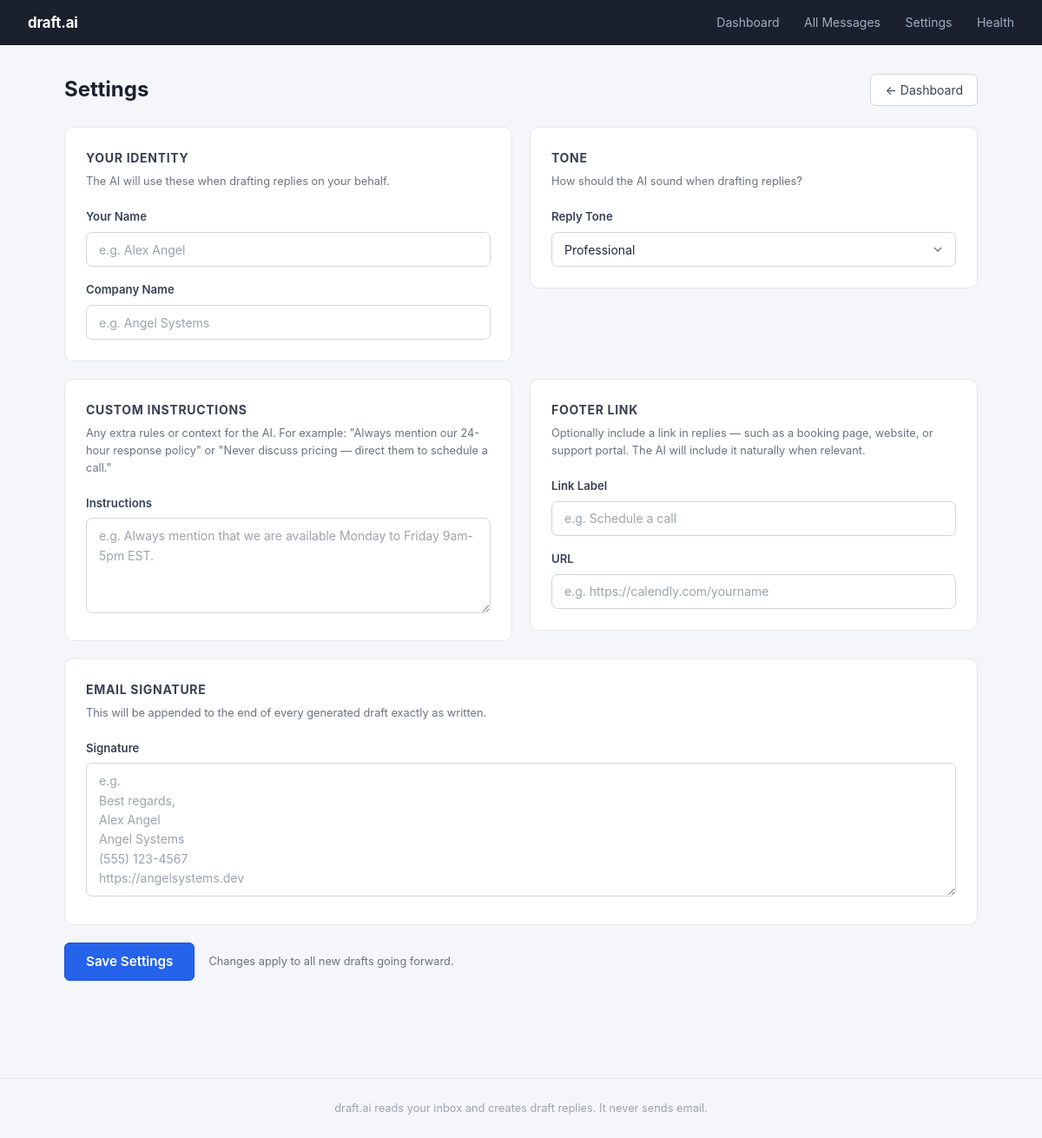
The app's page /settings, older data.
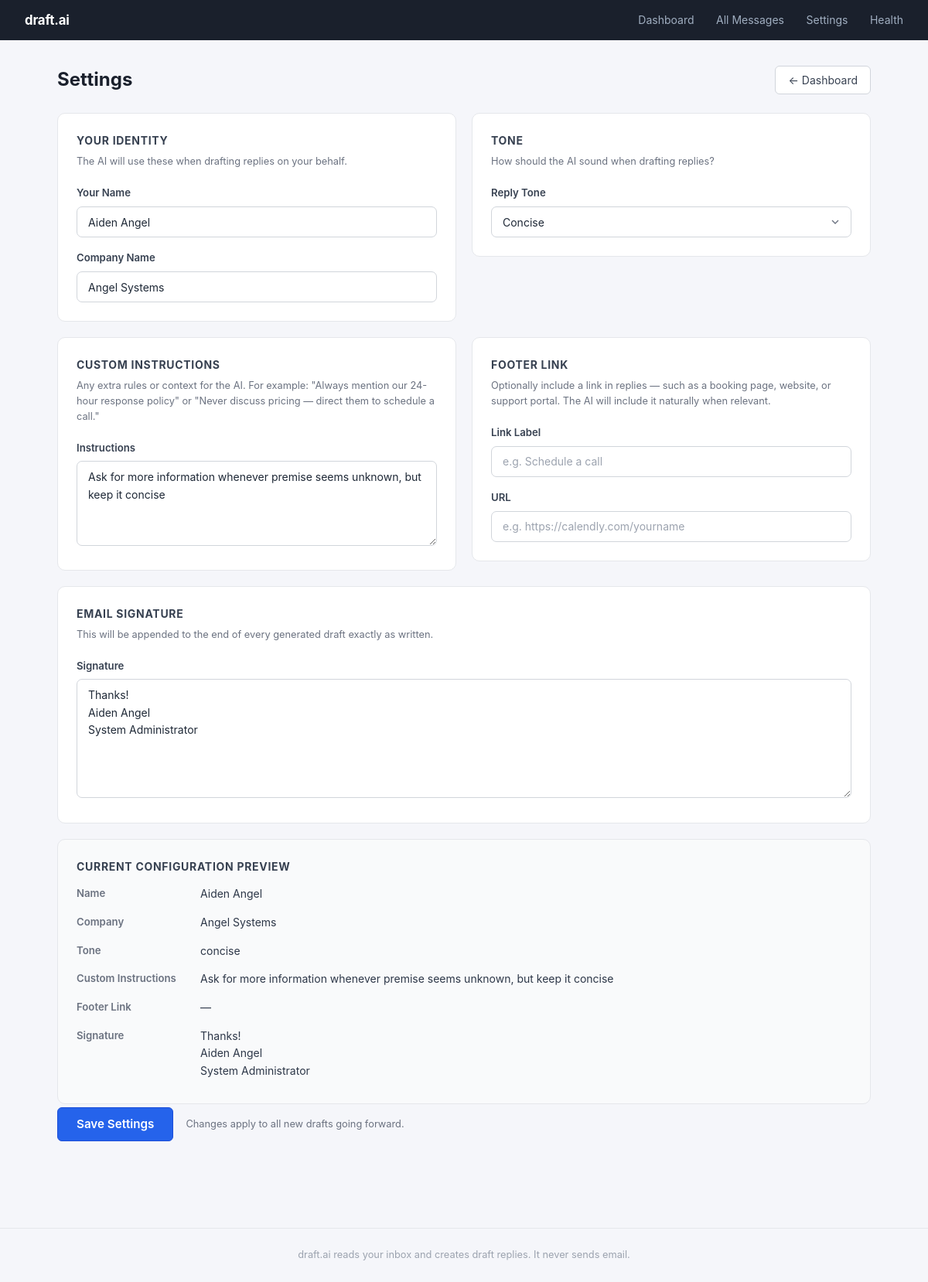
The same page, newer data.
### models.py (models this page shows)
class Settings(Base):
    __tablename__ = "settings"
    id = Column(Integer, primary_key=True, index=True)
    mailbox_id = Column(Integer, ForeignKey("mailboxes.id"), nullable=False)
    signature = Column(Text, nullable=True)
    custom_instructions = Column(Text, nullable=True)
    tone = Column(String, default="professional")
    footer_link = Column(String, nullable=True)
    footer_link_label = Column(String, nullable=True)
    sender_name = Column(String, nullable=True)
    company_name = Column(String, nullable=True)
    updated_at = Column(DateTime, default=datetime.utcnow, onupdate=datetime.utcnow)
    mailbox = relationship("Mailbox", backref="settings")

### app.py (the view)
@app.get("/settings", response_class=HTMLResponse)
async def get_settings(request: Request, db: Session = Depends(get_db)):
    mailbox = db.query(Mailbox).first()
    settings = db.query(Settings).first()
    return templates.TemplateResponse(
        "settings.html",
        {"request": request, "mailbox": mailbox, "settings": settings},
    )

### templates/settings.html (shortened to what the changed rows need)
{% extends "base.html" %}
{% block content %}
<div class="page-header">
  <h1>Settings</h1>
</div>
<form method="POST" action="/settings">
  <div class="settings-grid">
    <div class="settings-section">
      <h2>Your Identity</h2>
      <div class="form-group">
        <label for="sender_name">Your Name</label>
        <input type="text" id="sender_name" name="sender_name"
               value="{{ settings.sender_name or '' }}"
               placeholder="e.g. Alex Angel" />
      </div>
      <div class="form-group">
        <label for="company_name">Company Name</label>
        <input type="text" id="company_name" name="company_name"
               value="{{ settings.company_name or '' }}"
               placeholder="e.g. Angel Systems" />
      </div>
    </div>
    <div class="settings-section">
      <h2>Tone</h2>
      <div class="form-group">
        <label for="tone">Reply Tone</label>
        <select id="tone" name="tone">
          {% for option in ['professional', 'friendly', 'formal', 'concise'] %}
          <option value="{{ option }}" {% if settings and settings.tone == option %}selected{% elif not settings and option == 'professional' %}selected{% endif %}>
            {{ option | capitalize }}
          </option>
          {% endfor %}
        </select>
      </div>
    </div>
    <div class="settings-section">
      <h2>Custom Instructions</h2>
      <div class="form-group">
        <label for="custom_instructions">Instructions</label>
        <textarea id="custom_instructions" name="custom_instructions"
                  rows="4"
                  placeholder="e.g. Always mention that we are available Monday to Friday 9am-5pm EST.">{{ settings.custom_instructions or '' }}</textarea>
      </div>
    </div>
    <div class="settings-section">
      <h2>Footer Link</h2>
    </div>
    <div class="settings-section full-width">
      <h2>Email Signature</h2>
      <div class="form-group">
        <label for="signature">Signature</label>
        <textarea id="signature" name="signature"
                  rows="6"
                  placeholder="e.g.
Best regards,
Alex Angel
Angel Systems
(555) 123-4567
https://angelsystems.dev">{{ settings.signature or '' }}</textarea>
      </div>
    </div>
  </div>
  {% if settings and (settings.signature or settings.custom_instructions or settings.sender_name) %}
  <div class="settings-section full-width preview-section">
    <h2>Current Configuration Preview</h2>
    <table class="detail-table">
      <tr><th>Name</th><td>{{ settings.sender_name or '—' }}</td></tr>
      <tr><th>Company</th><td>{{ settings.company_name or '—' }}</td></tr>
      <tr><th>Tone</th><td>{{ settings.tone or 'professional' }}</td></tr>
      <tr><th>Custom Instructions</th><td>{{ settings.custom_instructions or '—' }}</td></tr>
      <tr><th>Footer Link</th><td>
        {% if settings.footer_link %}
          {{ settings.footer_link_label or '' }} — {{ settings.footer_link }}
        {% else %}—{% endif %}
      </td></tr>
      <tr><th>Signature</th><td><pre class="sig-preview">{{ settings.signature or '—' }}</pre></td></tr>
    </table>
  </div>
  {% endif %}
</form>
{% endblock %}

Row changes from the older to the newer data that the page shows:
added Settings: sender_name "Aiden Angel", company_name "Angel Systems", tone "Concise", custom_instructions "Ask for more information whenever premise seems unknown, but keep it concise", signature "Thanks! Aiden Angel System Administrator", tone "concise"
Text that changed along with them:
form field tone: "Professional" → (not shown)
text now shown: "CURRENT CONFIGURATION PREVIEW Name Company Tone Custom Instructions Footer Link — Signature"
